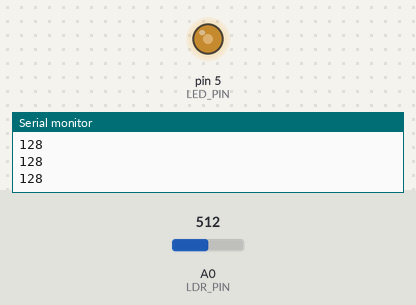
Bench run of a sketch on a simulated Arduino Uno, built with avr-gcc and run on an emulated ATmega328P. On the bench: output pins drawn as LEDs (lit = HIGH), the last lines printed to the serial monitor. The inputs (shaded band) are chosen by the test bench; at power-on: A0 (LDR_PIN) = 512.

Above: at 1.2 s.
1.3 s: A0 (LDR_PIN) set to 716
At 1.6 s:
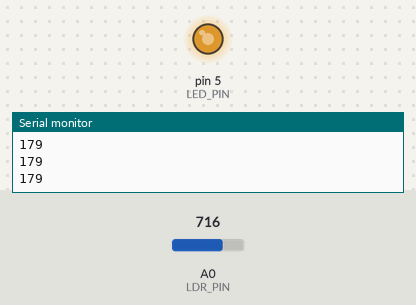
2.8 s: A0 (LDR_PIN) set to 900
At 4.0 s:
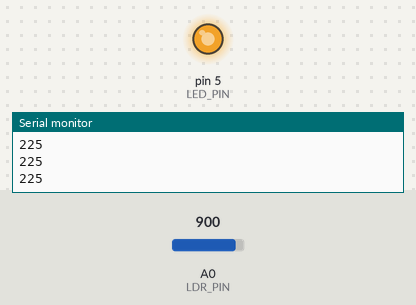
4.3 s: A0 (LDR_PIN) set to 122
At 5.1 s:
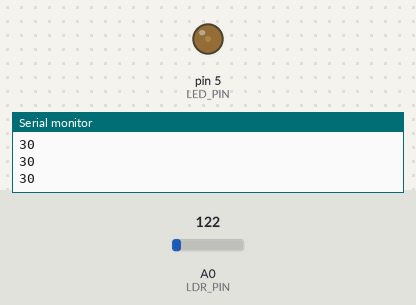
5.8 s: A0 (LDR_PIN) set to 0
At 6.2 s:
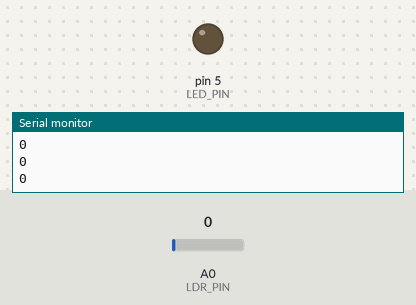
Timing chart, 0 to 8.3 s (numbered marks = the images above; inputs shaded):
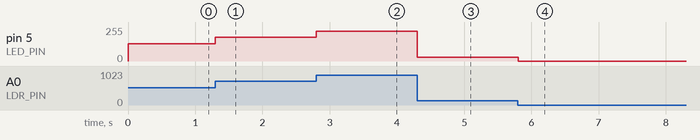

The sketch:

screen_Light.ino
```cpp
const int LDR_PIN = A0; // assiging LDR pin: A0
const int LED_PIN = 5;  // assiging LED pin: D1

void setup() {
  // put your setup code here, to run once:
  Serial.begin(9600);
  pinMode(LED_PIN, OUTPUT);
}

void loop() {
  // put your main code here, to run repeatedly:
  int brightness = analogRead(LDR_PIN); // value between 0 and 1023
  analogWrite(LED_PIN, brightness / 4); // PWM value is between 0 and 255 so we divide brightness value by 4
  Serial.println(brightness / 4);
}
```

Measured:
- after the input at 1.3 s, pin 5 (LED_PIN): 128/255 → 179/255 at once
- after the input at 2.8 s, pin 5 (LED_PIN): 179/255 → 225/255 at once
- after the input at 4.3 s, pin 5 (LED_PIN): 225/255 → 30/255 at once
- after the input at 5.8 s, pin 5 (LED_PIN): 30/255 → 0/255 at once
